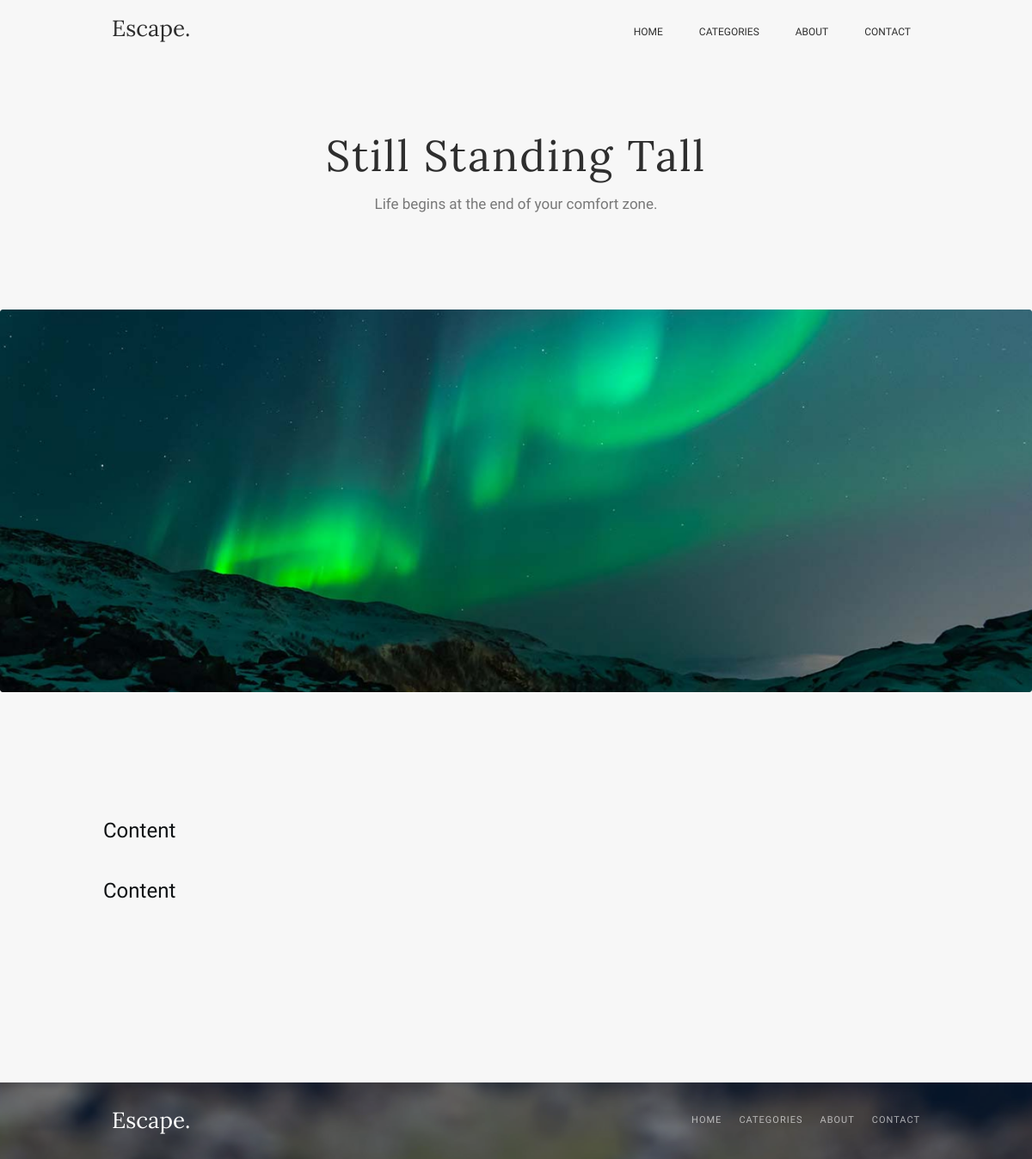
/post?id=3, run on the app's committed database.
### tables this page shows
CREATE TABLE 
    post (
        `id` 			    INT NOT NULL AUTO_INCREMENT,
        `is_feautured`	    TINYINT(1) DEFAULT 0 NOT NULL,
        `image_url` 	    VARCHAR(255) NOT NULL,
        `image_preview_url` VARCHAR(255) NOT NULL,
        `image_alt`         VARCHAR(255) NOT NULL,
        `title` 		    VARCHAR(255) NOT NULL,
        `subtitle` 		    VARCHAR(255) NOT NULL,
        `text`			    TEXT NOT NULL,
        `avatar_url` 	    VARCHAR(255) NOT NULL,
        `author` 		    VARCHAR(255) NOT NULL,
        `time_stamp` 	    INT NOT NULL,
        `sticker` 		    VARCHAR(255) NOT NULL,
        PRIMARY KEY (`id`)
    );

### data/sql/UsingDB.php (called while the page is built, shortened)
<?php
function getPostFromDB($postId, $postData, mysqli $conn): array
{
    $sql = "SELECT is_feautured, image_url, image_preview_url, image_alt, title, subtitle, text, avatar_url, author, time_stamp, sticker FROM post WHERE id = {$postId}";
    $result = $conn->query($sql);
    if ($result->num_rows == 1) {
        if ($row = $result->fetch_assoc()) {
            $postData = $row;
        }
    } else {
        throw new Exception('Пост с таким id не существует');
    }
    return $postData;
}

### post.php (the view, shortened to what this page needs)
<?php
include './data/sql/UsingDB.php';
$postId = $_GET['id'];
$conn = createDBConnection();
$postData = [];
try {
    $postData = getPostFromDB($postId, $postData, $conn);
} catch (Throwable $error) {
    echo $error->getMessage();
    exit();
}
?>
<!DOCTYPE html>
<html lang="en">
<head>
    <link rel="stylesheet" href="styles/style2.css">
</head>
<body>
    <header class="header">
        <nav class="header__navigation navigation container">
            <div class="navigation__block">
                <a class="navigation__logo_header" href="/home">Escape.</a>
                <ul class="navigation__list">
                    <li class="navigation__item"><a class="navigation__link_header" href="/home">HOME</a></li>
                    <li class="navigation__item"><a class="navigation__link_header" href="#">CATEGORIES</a></li>
                    <li class="navigation__item"><a class="navigation__link_header" href="#">ABOUT</a></li>
                    <li class="navigation__item"><a class="navigation__link_header" href="#">CONTACT</a></li>
                </ul>
            </div>
        </nav>
    </header>
    <main>
        <div class="banner container">
            <h1 class="banner__title"><?= $postData['title'] ?></h1>
            <h2 class="banner__subtitle"><?= $postData['subtitle'] ?></h2>
        </div>
        <img class="main-img" src="<?= $postData['image_url'] ?>" alt=”<?= $postData['image_alt'] ?>”>
        <div class="content container">
            <p class="content__text">
                <?= $postData['text'] ?>
            </p>
        </div>
    </main>
    <footer class="footer">
        <nav class="footer__navigation navigation container">
            <div class="navigation__block">
                <a class="navigation__logo_footer" href="/home">Escape.</a>
                <ul class="navigation__list">
                    <li class="navigation__item"><a class="navigation__link_footer" href="/home">HOME</a></li>
                    <li class="navigation__item"><a class="navigation__link_footer" href="#">CATEGORIES</a></li>
                    <li class="navigation__item"><a class="navigation__link_footer" href="#">ABOUT</a></li>
                    <li class="navigation__item"><a class="navigation__link_footer" href="#">CONTACT</a></li>
                </ul>
            </div>
        </nav>
    </footer>
</body>
</html>

### styles/style2.css (style rules this page uses)
* { margin: 0; padding: 0; }
body { background-color: #f7f7f7; }
.container { max-width: 960px; margin: 0 auto; }
.navigation__block { display: flex; justify-content: space-between; flex-wrap: wrap; }
.navigation__list { display: flex; justify-content: center; list-style-type: none; flex-wrap: wrap; }
.navigation__logo_header { display: block; padding: 20px 10px 28px 10px; margin: 0; font: 400 26px/26px Lora, sans-serif; letter-spacing: 0; text-align: center; color: #2e2e2e; text-decoration: none; }
.navigation__link_header { display: block; padding: 27px 21px; margin: 0; font: 400 12px/20px Oxygen, sans-serif; letter-spacing: 0; text-align: center; color: #2e2e2e; text-decoration: none; }
.banner__title { display: block; padding-top: 82px; padding-bottom: 20px; margin: 0; font: 400 50px/51px Lora, sans-serif; letter-spacing: 2px; text-align: center; color: #2e2e2e; }
.banner__subtitle { display: block; padding-bottom: 113px; margin: 0; font: 400 17px/20px Oxygen, sans-serif; letter-spacing: 0; text-align: center; color: #2e2e2ea1; }
.main-img { padding: 0; margin: 0 auto; border-radius: 3px; width: 100%; }
.content { padding-top: 140px; padding-bottom: 135px; }
.content__text { display: block; padding-bottom: 35px; margin: 0; font: 400 24px/35px Oxygen, sans-serif; letter-spacing: 0; text-align: left; color: #101315; }
.footer { background-image: url(../images/footer.png); background-color: #4d565d; background-blend-mode: overlay; background-position: center; background-size: cover; }
.navigation__logo_footer { display: block; padding: 31px 10px 32px 10px; margin: 0; font: 400 26px/26px Lora, sans-serif; letter-spacing: 0; text-align: center; color: #ffffff; text-decoration: none; }
.navigation__link_footer { display: block; padding: 31px 10px 32px 10px; margin: 0; font: 400 11px/26px Oxygen, sans-serif; letter-spacing: 1px; text-align: center; color: #ffffffa1; text-decoration: none; }

### data on the page
post: title "Still Standing Tall", subtitle "Life begins at the end of your comfort zone.", image_url (picture), text "Content Content"
